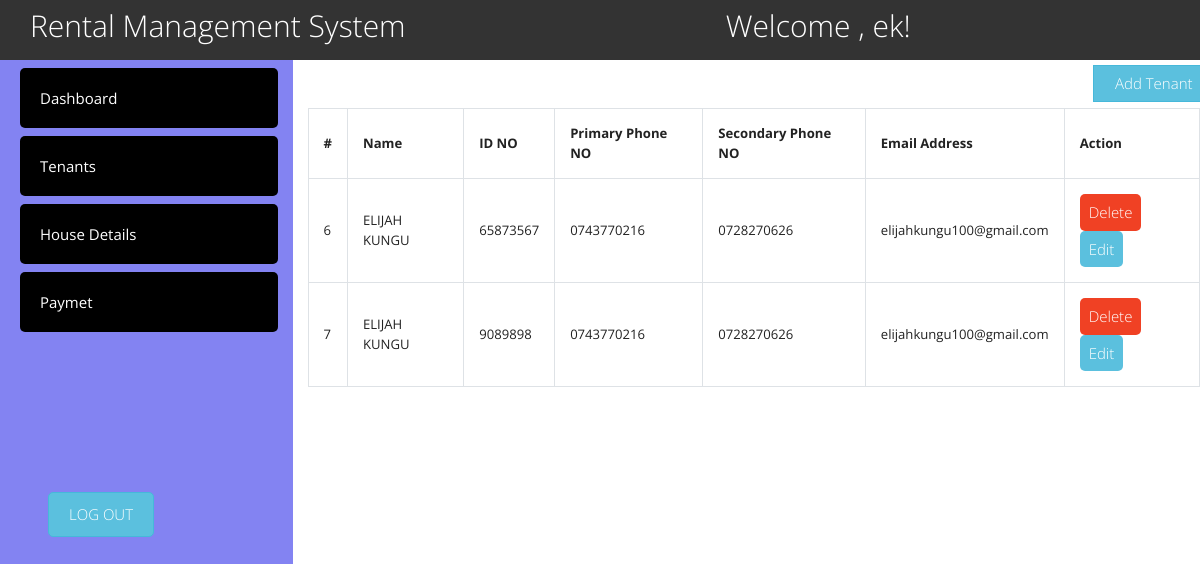
/tenants.php (signed in), run on the app's committed database.
### tables this page shows
CREATE TABLE `users` (
  `user_id` int(11) DEFAULT NULL,
  `user_name` varchar(300) NOT NULL,
  `password` varchar(300) NOT NULL
);

CREATE TABLE `tenant` (
  `tenant_id` int(11) NOT NULL,
  `name` varchar(255) NOT NULL,
  `id_no` varchar(255) NOT NULL,
  `primary_phone` varchar(255) NOT NULL,
  `secondary_phone` varchar(255) NOT NULL,
  `email_address` varchar(200) NOT NULL
);

### functions.php (called while the page is built, shortened)
<?php
function check_login($con)
{
	if(isset($_SESSION['user_id']))
	{
		$id = $_SESSION['user_id'];
		$query = "select * from users where user_id = '$id' limit 1";
		$result = mysqli_query($con,$query);
		if($result && mysqli_num_rows($result) > 0)
		{
			$user_data = mysqli_fetch_assoc($result);
			return $user_data;
		}
	}
	die;
}

### tenants.php (the view, shortened to what this page needs)
<?php
include './header.php'
?>
        <div class="col-sm-9 ">
            <div class="ml-auto mt-3">
                <button class="btn btn-info badd" data-toggle="modal" data-target="#mypay">Add Tenant</button>
            </div>
            <table class="table-bordered mt-5 tenant">
                <tr>
                    <th>#</th>
                    <th>Name</th>
                    <th>ID NO</th>
                    <th>Primary Phone NO</th>
                    <th>Secondary Phone NO</th>
                    <th>Email Address</th>
                    <th>Action</th>
                </tr>
                <?php
                        $qry = "SELECT * FROM tenant";
                        $products =$con->query($qry);
                        while ($row= $products->fetch_assoc())
                        {
                        ?>
                <tr>
                    <td><?php echo $row['tenant_id']; ?></td>
                    <td><?php echo $row['name']; ?></td>
                    <td><?php echo $row['id_no']; ?></td>
                    <td><?php echo $row['primary_phone']; ?></td>
                    <td><?php echo $row['secondary_phone']; ?></td>
                    <td><?php echo $row['email_address']; ?></td>
                    <td><a href="./delpay.php?idt=<?php echo $row['tenant_id']; ?>"><button class="bg-danger text-white btn " >Delete</button> </a>
                        <a href="./tenantup.php?id=<?php echo $row['tenant_id']; ?>"><button class="bg-info text-white btn" >Edit</button></a></td>
                </tr>
                <?php } ?>
            </table>
        </div>
    </div>
    <?php
include 'footer.php'
?>

### header.php (shortened to what this page needs)
<?php
	include("connection.php");
	include("functions.php");
	$user_data = check_login($con);
?>
<!DOCTYPE html>
<html lang="en">
<head>
    <link rel="stylesheet" href="./css/all.min.css">
    <link rel="stylesheet" href="./css/bootstrap.css">
    <link rel="stylesheet" href="./css/style.css">
    <link rel="stylesheet" href="./css/bootstrap.min.css">
</head>
<body>
    <header>
        <div class="navbar bg-dark">
        <div class="container">
            <nav>
                    <div class="row">
                        <h2>Rental Management System </h2>
                        <div class="block">
                        <h2 class="Welcome">Welcome , <?php
                        echo $user_data['user_name']; ?>!</h2>
                        </div>
                    </div>
            </nav>
        </div>
    </div>
    </header>
    <div class="row">
        <div class="col-sm-3 dashboard">
        <a href="./index.php"><li class="mt-2"><i class="fas fab-home"></i>Dashboard</li></a>
            <a href="./tenants.php"><li class="mt-2"><i class="fa fab-home"></i>Tenants</li></a>
            <a href="./house.php"><li class="mt-2"><i class="fas fab-home"></i>House Details</li></a>
            <a href="./paymet.php"><li class="mt-2"><i class="fas fab-home"></i>Paymet</li></a>
            <a href="./logout.php" class="mt-5 pt-5 ml-5 ">
            <button class="btn btn-info logout text-white">log out</button>
        </a>
        </div>

### css/style.css (style rules this page uses)
a { text-decoration: none; }
header { color: #fff; }
header .Welcome { margin-left: 20rem; }
.dashboard button { margin-top: 10rem; padding:10px 20px; text-transform: uppercase; border-radius: 5px; }
.dashboard { background-color: rgba(9, 9, 230, 0.5); height: 100vh; color: #fff; width:70%; }
.dashboard li { list-style: none; background-color: #000; line-height: 60px; margin-left: 20px; padding:0px 20px; border-radius: 5px; }
.dashboard a { color: #fff; text-decoration: none; }
table tr th,table tr td { height: 30px; padding: 15px; }
.badd { position: absolute; top: 0px; left: 50rem; right: 0px; margin-top: 5px; }
table { width: 90%; }
.tenant { width: 100% !important; padding-right: 20px; }
table .btn,form .btn { border-radius: 5px; }

### data on the page
users: user_name "ek"
tenant: tenant_id "6", name "ELIJAH KUNGU", id_no "65873567", primary_phone "0743770216", secondary_phone "0728270626", email_address "elijahkungu100@gmail.com"
tenant: tenant_id "7", name "ELIJAH KUNGU", id_no "9089898", primary_phone "0743770216", secondary_phone "0728270626", email_address "elijahkungu100@gmail.com"
